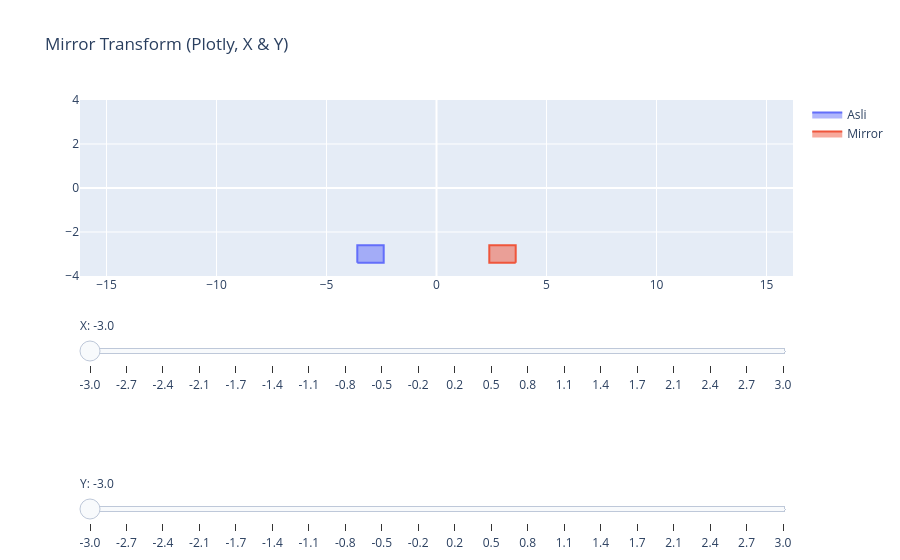

The notebook cell this image was saved under:
### Markdown cell above
`fig.update_layout(...)`
- Mengubah pengaturan tata letak (`layout`) dari `Figure` Plotly.

`title="Mirror Transform (Plotly, X & Y)"`
- Menentukan judul grafik.

`xaxis=dict(range=[-4,4])`
- Memaksa rentang tampilan sumbu `x` dari `-4` sampai `4`.

`yaxis=dict(range=[-4,4], scaleanchor="x")`
- Memaksa rentang tampilan sumbu `y` dari `-4` sampai `4`.
- `scaleanchor="x"` membuat skala pada sumbu `y` terikat ke skala sumbu `x`, sehingga satuan panjang di kedua sumbu sama.

`sliders=[slider_x, slider_y]`
- Menambahkan dua slider interaktif ke layout:
  - `slider_x` untuk mengubah posisi `x`
  - `slider_y` untuk mengubah posisi `y`

`fig.show()`
  - Menampilkan grafik Plotly yang sudah dibuat dan diatur.
  - Memicu rendering visualisasi di notebook atau browser.

### Code cell
fig.update_layout(
    title="Mirror Transform (Plotly, X & Y)",
    xaxis=dict(range=[-4,4]),
    yaxis=dict(range=[-4,4], scaleanchor="x"),
    sliders=[slider_x, slider_y]
)

fig.show()

### Figure 1 — Plotly figure (JSON) as saved in the notebook; plotly's stock layout.template omitted (floating-point values rounded to 4 significant figures)
{"data": [{"fill": "toself", "mode": "lines", "name": "Asli", "type": "scatter", "x": [-3.6, -2.4, -2.4, -3.6, -3.6], "y": [-3.4, -3.4, -2.6, -2.6, -3.4]}, {"fill": "toself", "mode": "lines", "name": "Mirror", "type": "scatter", "x": [3.6, 2.4, 2.4, 3.6, 3.6], "y": [-3.4, -3.4, -2.6, -2.6, -3.4]}], "layout": {"sliders": [{"currentvalue": {"prefix": "X: "}, "steps": [{"args": [["0_0"], {"mode": "immediate"}], "label": "-3.0", "method": "animate"}, {"args": [["1_0"], {"mode": "immediate"}], "label": "-2.7", "method": "animate"}, {"args": [["2_0"], {"mode": "immediate"}], "label": "-2.4", "method": "animate"}, {"args": [["3_0"], {"mode": "immediate"}], "label": "-2.1", "method": "animate"}, {"args": [["4_0"], {"mode": "immediate"}], "label": "-1.7", "method": "animate"}, {"args": [["5_0"], {"mode": "immediate"}], "label": "-1.4", "method": "animate"}, {"args": [["6_0"], {"mode": "immediate"}], "label": "-1.1", "method": "animate"}, {"args": [["7_0"], {"mode": "immediate"}], "label": "-0.8", "method": "animate"}, {"args": [["8_0"], {"mode": "immediate"}], "label": "-0.5", "method": "animate"}, {"args": [["9_0"], {"mode": "immediate"}], "label": "-0.2", "method": "animate"}, {"args": [["10_0"], {"mode": "immediate"}], "label": "0.2", "method": "animate"}, {"args": [["11_0"], {"mode": "immediate"}], "label": "0.5", "method": "animate"}, {"args": [["12_0"], {"mode": "immediate"}], "label": "0.8", "method": "animate"}, {"args": [["13_0"], {"mode": "immediate"}], "label": "1.1", "method": "animate"}, {"args": [["14_0"], {"mode": "immediate"}], "label": "1.4", "method": "animate"}, {"args": [["15_0"], {"mode": "immediate"}], "label": "1.7", "method": "animate"}, {"args": [["16_0"], {"mode": "immediate"}], "label": "2.1", "method": "animate"}, {"args": [["17_0"], {"mode": "immediate"}], "label": "2.4", "method": "animate"}, {"args": [["18_0"], {"mode": "immediate"}], "label": "2.7", "method": "animate"}, {"args": [["19_0"], {"mode": "immediate"}], "label": "3.0", "method": "animate"}], "y": -0.1}, {"currentvalue": {"prefix": "Y: "}, "steps": [{"args": [["0_0"], {"mode": "immediate"}], "label": "-3.0", "method": "animate"}, {"args": [["0_1"], {"mode": "immediate"}], "label": "-2.7", "method": "animate"}, {"args": [["0_2"], {"mode": "immediate"}], "label": "-2.4", "method": "animate"}, {"args": [["0_3"], {"mode": "immediate"}], "label": "-2.1", "method": "animate"}, {"args": [["0_4"], {"mode": "immediate"}], "label": "-1.7", "method": "animate"}, {"args": [["0_5"], {"mode": "immediate"}], "label": "-1.4", "method": "animate"}, {"args": [["0_6"], {"mode": "immediate"}], "label": "-1.1", "method": "animate"}, {"args": [["0_7"], {"mode": "immediate"}], "label": "-0.8", "method": "animate"}, {"args": [["0_8"], {"mode": "immediate"}], "label": "-0.5", "method": "animate"}, {"args": [["0_9"], {"mode": "immediate"}], "label": "-0.2", "method": "animate"}, {"args": [["0_10"], {"mode": "immediate"}], "label": "0.2", "method": "animate"}, {"args": [["0_11"], {"mode": "immediate"}], "label": "0.5", "method": "animate"}, {"args": [["0_12"], {"mode": "immediate"}], "label": "0.8", "method": "animate"}, {"args": [["0_13"], {"mode": "immediate"}], "label": "1.1", "method": "animate"}, {"args": [["0_14"], {"mode": "immediate"}], "label": "1.4", "method": "animate"}, {"args": [["0_15"], {"mode": "immediate"}], "label": "1.7", "method": "animate"}, {"args": [["0_16"], {"mode": "immediate"}], "label": "2.1", "method": "animate"}, {"args": [["0_17"], {"mode": "immediate"}], "label": "2.4", "method": "animate"}, {"args": [["0_18"], {"mode": "immediate"}], "label": "2.7", "method": "animate"}, {"args": [["0_19"], {"mode": "immediate"}], "label": "3.0", "method": "animate"}], "y": -1}], "title": {"text": "Mirror Transform (Plotly, X & Y)"}, "xaxis": {"range": [-4, 4]}, "yaxis": {"range": [-4, 4], "scaleanchor": "x"}}}
